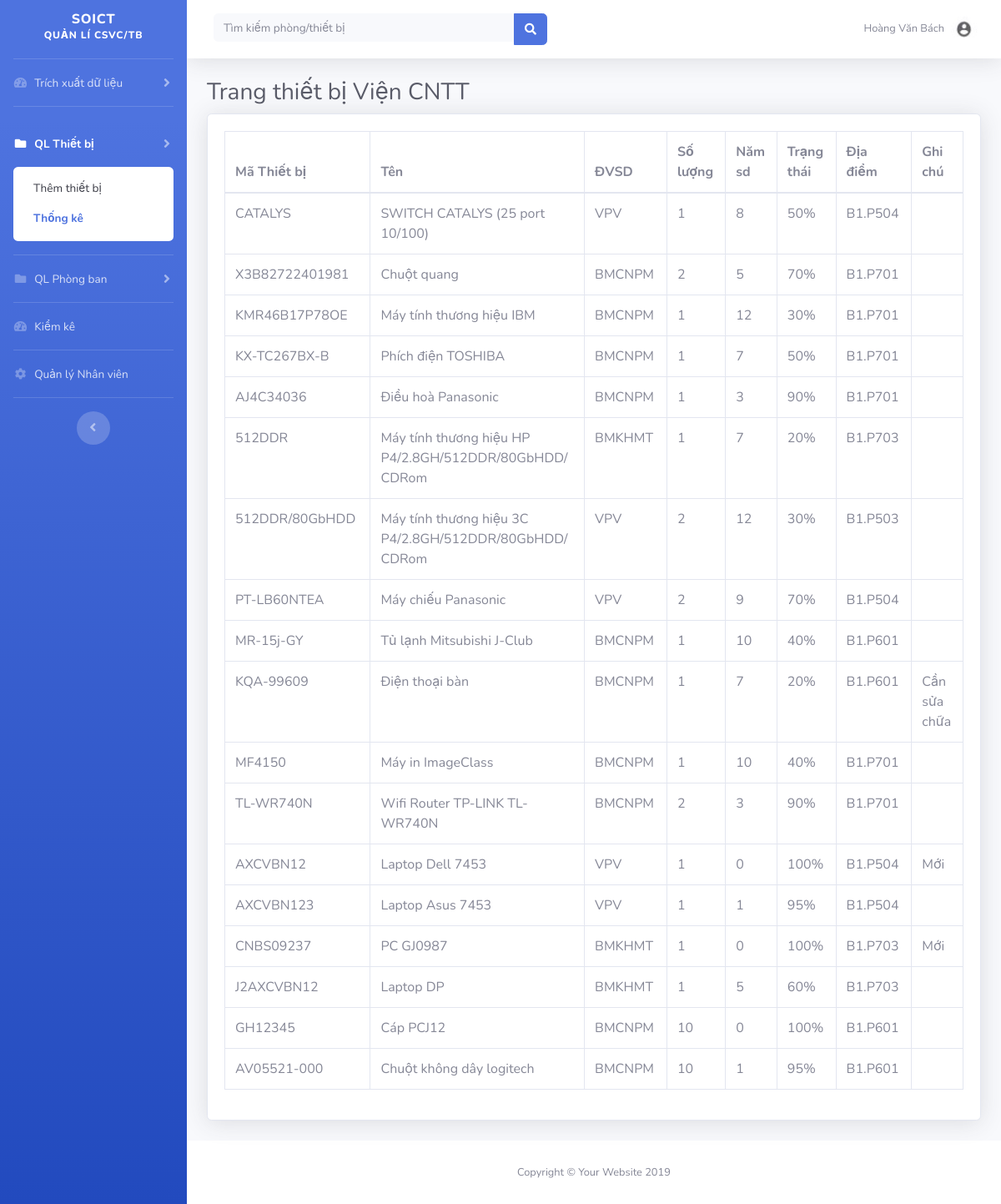
Screenshot of /thongketb.php (signed in) with the database file from the repository.
### tables this page shows
CREATE TABLE `nv_ql` (
  `idNV_QL` varchar(45) NOT NULL,
  `matkhau` varchar(45) NOT NULL,
  `hoten` varchar(200) DEFAULT NULL,
  `quyen` int(100) DEFAULT NULL,
  `chucvu` text NOT NULL,
  `DV` text NOT NULL
);

CREATE TABLE `thietbi` (
  `idthietbi` int(11) NOT NULL,
  `codetb` varchar(45) NOT NULL,
  `tenTB` varchar(200) NOT NULL,
  `Soluong` int(11) DEFAULT NULL,
  `Namsd` int(11) DEFAULT NULL,
  `Trangthai` varchar(45) DEFAULT NULL,
  `Ghichu` varchar(100) DEFAULT NULL,
  `idPhongban` varchar(45) DEFAULT NULL,
  `status` text NOT NULL
);

CREATE TABLE `phongbann` (
  `idPhongban` varchar(45) NOT NULL,
  `TenP` varchar(200) NOT NULL,
  `Diadiem` varchar(100) DEFAULT NULL,
  `Dientich` int(11) DEFAULT NULL,
  `ĐVSD` varchar(200) DEFAULT NULL
);

### Server.php (called while the page is built, shortened)
<?php
    $conn = mysqli_connect("localhost", "root", "", "ql_csvctb");
    function getUserbyId($id)
    {
        global $conn;
        $sql = "SELECT * FROM nv_ql WHERE idNV_QL ='$id'";
        $result = mysqli_query($conn, $sql);
        $values = mysqli_fetch_assoc($result);
        return $values;
    }
    function getTB()
    {
        global $conn;
        $sql = "SELECT thietbi.*, phongbann.Diadiem, phongbann.ĐVSD FROM thietbi INNER JOIN phongbann ON phongbann.idPhongban = thietbi.idPhongban WHERE thietbi.status='1'";
        $result = mysqli_query($conn, $sql);
        $values = mysqli_fetch_all($result, MYSQLI_ASSOC);
        return $values;
    }
?>

### thongketb.php (the view, shortened to what this page needs)
<?php include ('Server.php'); ?>
<?php $ms = $_SESSION['ms'];
    $user = getUserbyId($ms);
    $values = getTB();
?>
<!DOCTYPE html>
<html lang="en">
<head>
  <link href="vendor/fontawesome-free/css/all.min.css" rel="stylesheet" type="text/css">
  <link href="css/sb-admin-2.min.css" rel="stylesheet">
</head>
<body id="page-top">
  <div id="wrapper">
    <ul class="navbar-nav bg-gradient-primary sidebar sidebar-dark accordion" id="accordionSidebar">
      <a class="sidebar-brand d-flex align-items-center justify-content-center" href="trangchu.php">
        <div class="sidebar-brand-text mx-3"> SOICT <br>  <sup>Quản lí CSVC/TB</sup></div>
      </a>
      <hr class="sidebar-divider my-0">
      <li class="nav-item">
          <a class="nav-link collapsed" href="xuatdulieu.php" data-toggle="collapse" data-target="#collapsePages1"
             aria-expanded="true" aria-controls="collapsePages">
              <i class="fas fa-fw fa-tachometer-alt"></i>
              <span>Trích xuất dữ liệu</span></a>
      </li>
      <hr class="sidebar-divider">
        <li class="nav-item active">
        <a class="nav-link collapsed" href="#" data-toggle="collapse" data-target="#collapsePages" aria-expanded="true" aria-controls="collapsePages">
          <i class="fas fa-fw fa-folder"></i>
          <span>QL Thiết bị</span>
        </a>
        <div id="collapsePages" class="collapse show" aria-labelledby="headingPages" data-parent="#accordionSidebar">
          <div class="bg-white py-2 collapse-inner rounded">
            <a class="collapse-item" href="themthietbi.php">Thêm thiết bị</a>
            <a class="collapse-item active" href="thongketb.php">Thống kê</a>
          </div>
        </div>
      </li>
      <hr class="sidebar-divider my-0">
      <li class="nav-item">
        <a class="nav-link collapsed" href="#" data-toggle="collapse" data-target="#collapseUtilities" aria-expanded="true" aria-controls="collapseUtilities">
          <i class="fas fa-fw fa-folder"></i>
          <span>QL Phòng ban</span>
        </a>
      </li>
        <hr class="sidebar-divider my-0">
        <li class="nav-item">
            <a class="nav-link" href="kiemke.php">
                <i class="fas fa-fw fa-tachometer-alt"></i>
                <span>Kiểm kê</span></a>
        </li>
        <hr class="sidebar-divider my-0">
        <li class="nav-item">
            <a class="nav-link" href="quanly.php">
                <i class="fas fa-fw fa-cog"></i>
                <span>Quản lý Nhân viên</span></a>
        </li>
      <hr class="sidebar-divider d-none d-md-block">
      <div class="text-center d-none d-md-inline">
        <button class="rounded-circle border-0" id="sidebarToggle"></button>
      </div>
    </ul>
    <div id="content-wrapper" class="d-flex flex-column">
      <div id="content">
        <nav class="navbar navbar-expand navbar-light bg-white topbar mb-4 static-top shadow">
          <form method="get" action="" class="d-none d-sm-inline-block form-inline mr-auto ml-md-3 my-2 my-md-0 mw-100 navbar-search">
            <div class="input-group">
                <input type="text" name="keyword" class="form-control bg-light border-0 small" placeholder="Tìm kiếm phòng/thiết bị" aria-label="Search" aria-describedby="basic-addon2">
                <div class="input-group-append">
                    <button class="btn btn-primary" type="submit" name="search">
                  <i class="fas fa-search fa-sm"></i>
                </button>
              </div>
            </div>
          </form>
          <ul class="navbar-nav ml-auto">
            <li class="nav-item dropdown no-arrow">
              <a class="nav-link dropdown-toggle" href="#" id="userDropdown" role="button" data-toggle="dropdown" aria-haspopup="true" aria-expanded="false">
                <span class="mr-2 d-none d-lg-inline text-gray-600 small"><?php echo $user['hoten']; ?></span>
                <img class="img-profile rounded-circle" src="img/Capturec.JPG">
              </a>
            </li>
          </ul>
        </nav>
          <div class="container-fluid">
              <h1 class="h3 mb-2 text-gray-800">Trang thiết bị Viện CNTT </h1>
              <div class="card shadow mb-4">
                  <div class="card-body">
                      <div class="table-responsive">
                          <div id="dataTable_wrapper" class="dataTables_wrapper dt-bootstrap4">
                                  <div class="row"><div class="col-sm-12"><table class="table table-bordered dataTable" id="dataTable" width="100%" cellspacing="0" role="grid" aria-describedby="dataTable_info" style="width: 100%;">
                                          <thead>
                                          <tr role="row">
                                              <th class="sorting" tabindex="0" aria-controls="dataTable" rowspan="1" colspan="1" aria-label="Position: activate to sort column ascending" style="width: 62px;">Mã Thiết bị</th>
                                              <th class="sorting_asc" tabindex="0" aria-controls="dataTable" rowspan="1" colspan="1" aria-sort="ascending" aria-label="Name: activate to sort column descending" style="width: 57px;">Tên </th>
                                              <th class="sorting" tabindex="0" aria-controls="dataTable" rowspan="1" colspan="1" aria-label="Office: activate to sort column ascending" style="width: 50px;">ĐVSD</th>
                                              <th class="sorting" tabindex="0" aria-controls="dataTable" rowspan="1" colspan="1" aria-label="Age: activate to sort column ascending" style="width: 31px;">Số lượng</th>
                                              <th class="sorting" tabindex="0" aria-controls="dataTable" rowspan="1" colspan="1" aria-label="Office: activate to sort column ascending" style="width: 50px;">Năm sd</th>
                                              <th class="sorting" tabindex="0" aria-controls="dataTable" rowspan="1" colspan="1" aria-label="Age: activate to sort column ascending" style="width: 31px;">Trạng thái</th>
                                              <th class="sorting" tabindex="0" aria-controls="dataTable" rowspan="1" colspan="1" aria-label="Office: activate to sort column ascending" style="width: 50px;">Địa điểm</th>
                                              <th class="sorting" tabindex="0" aria-controls="dataTable" rowspan="1" colspan="1" aria-label="Age: activate to sort column ascending" style="width: 31px;">Ghi chú</th>
                                          </thead>
                                          <tbody>
                                          <?php  foreach ($values as $key => $tb) { ?>
                                          <tr role="row" class="odd">
                                              <td><?php echo $tb["codetb"]?></td>
                                              <td><?php echo $tb["tenTB"]?></td>
                                              <td><?php echo $tb["ĐVSD"]?></td>
                                              <td><?php echo $tb["Soluong"]?></td>
                                              <td><?php echo $tb["Namsd"]?></td>
                                              <td><?php echo $tb["Trangthai"]?></td>
                                              <td><?php echo $tb["Diadiem"]?></td>
                                              <td><?php echo $tb["Ghichu"]?></td>
                                              <?php } ?>
                                          </tbody>
                                      </table>
                                  </div>
                              </div>
                                          </div>
                      </div>
                  </div>
              </div>
          </div>
      </div>
      <footer class="sticky-footer bg-white">
        <div class="container my-auto">
          <div class="copyright text-center my-auto">
            <span>Copyright &copy; Your Website 2019</span>
          </div>
        </div>
      </footer>
    </div>
  </div>
</body>
</html>

### rows the page displays
nv_ql: hoten "Hoàng Văn Bách"
thietbi: codetb "CATALYS", tenTB "SWITCH CATALYS (25 port 10/100)", idPhongban.ĐVSD "VPV", Soluong "1", Namsd "8", Trangthai "50%", idPhongban.Diadiem "B1.P504"
thietbi: codetb "X3B82722401981", tenTB "Chuột quang", idPhongban.ĐVSD "BMCNPM", Soluong "2", Namsd "5", Trangthai "70%", idPhongban.Diadiem "B1.P701"
thietbi: codetb "KMR46B17P78OE", tenTB "Máy tính thương hiệu IBM", idPhongban.ĐVSD "BMCNPM", Soluong "1", Namsd "12", Trangthai "30%", idPhongban.Diadiem "B1.P701"
thietbi: codetb "KX-TC267BX-B", tenTB "Phích điện TOSHIBA", idPhongban.ĐVSD "BMCNPM", Soluong "1", Namsd "7", Trangthai "50%", idPhongban.Diadiem "B1.P701"
thietbi: codetb "AJ4C34036", tenTB "Điều hoà Panasonic", idPhongban.ĐVSD "BMCNPM", Soluong "1", Namsd "3", Trangthai "90%", idPhongban.Diadiem "B1.P701"
thietbi: codetb "512DDR", tenTB "Máy tính thương hiệu HP P4/2.8GH/512DDR/80GbHDD/ CDRom", idPhongban.ĐVSD "BMKHMT", Soluong "1", Namsd "7", Trangthai "20%", idPhongban.Diadiem "B1.P703"
thietbi: codetb "512DDR/80GbHDD", tenTB "Máy tính thương hiệu 3C P4/2.8GH/512DDR/80GbHDD/ CDRom", idPhongban.ĐVSD "VPV", Soluong "2", Namsd "12", Trangthai "30%", idPhongban.Diadiem "B1.P503"
thietbi: codetb "PT-LB60NTEA", tenTB "Máy chiếu Panasonic", idPhongban.ĐVSD "VPV", Soluong "2", Namsd "9", Trangthai "70%", idPhongban.Diadiem "B1.P504"
thietbi: codetb "MR-15j-GY", tenTB "Tủ lạnh Mitsubishi J-Club", idPhongban.ĐVSD "BMCNPM", Soluong "1", Namsd "10", Trangthai "40%", idPhongban.Diadiem "B1.P601"
thietbi: codetb "KQA-99609", tenTB "Điện thoại bàn", idPhongban.ĐVSD "BMCNPM", Soluong "1", Namsd "7", Trangthai "20%", idPhongban.Diadiem "B1.P601", Ghichu "Cần sửa chữa"
thietbi: codetb "MF4150", tenTB "Máy in ImageClass", idPhongban.ĐVSD "BMCNPM", Soluong "1", Namsd "10", Trangthai "40%", idPhongban.Diadiem "B1.P701"
thietbi: codetb "TL-WR740N", tenTB "Wifi Router TP-LINK TL-WR740N", idPhongban.ĐVSD "BMCNPM", Soluong "2", Namsd "3", Trangthai "90%", idPhongban.Diadiem "B1.P701"
thietbi: codetb "AXCVBN12", tenTB "Laptop Dell 7453", idPhongban.ĐVSD "VPV", Soluong "1", Namsd "0", Trangthai "100%", idPhongban.Diadiem "B1.P504", Ghichu "Mới"
thietbi: codetb "AXCVBN123", tenTB "Laptop Asus 7453", idPhongban.ĐVSD "VPV", Soluong "1", Namsd "1", Trangthai "95%", idPhongban.Diadiem "B1.P504"
thietbi: codetb "CNBS09237", tenTB "PC GJ0987", idPhongban.ĐVSD "BMKHMT", Soluong "1", Namsd "0", Trangthai "100%", idPhongban.Diadiem "B1.P703", Ghichu "Mới"
thietbi: codetb "J2AXCVBN12", tenTB "Laptop DP", idPhongban.ĐVSD "BMKHMT", Soluong "1", Namsd "5", Trangthai "60%", idPhongban.Diadiem "B1.P703"
thietbi: codetb "GH12345", tenTB "Cáp PCJ12", idPhongban.ĐVSD "BMCNPM", Soluong "10", Namsd "0", Trangthai "100%", idPhongban.Diadiem "B1.P601"
thietbi: codetb "AV05521-000", tenTB "Chuột không dây logitech", idPhongban.ĐVSD "BMCNPM", Soluong "10", Namsd "1", Trangthai "95%", idPhongban.Diadiem "B1.P601"
